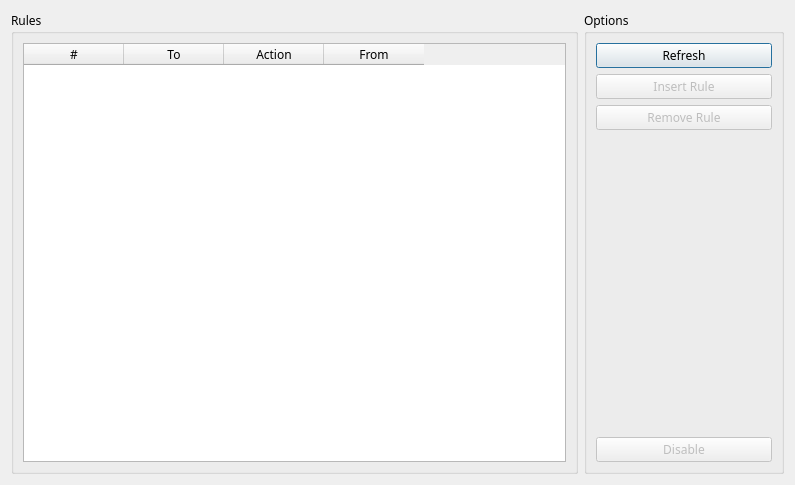
<?xml version="1.0" encoding="UTF-8"?>
<ui version="4.0">
 <class>DialogFirewall</class>
 <widget class="QDialog" name="DialogFirewall">
  <property name="geometry">
   <rect>
    <x>0</x>
    <y>0</y>
    <width>795</width>
    <height>485</height>
   </rect>
  </property>
  <property name="font">
   <font>
    <family>Ubuntu Mono</family>
   </font>
  </property>
  <property name="windowTitle">
   <string>Firewall (UFW)</string>
  </property>
  <layout class="QVBoxLayout" name="verticalLayout_2">
   <item>
    <layout class="QHBoxLayout" name="horizontalLayout">
     <item>
      <widget class="QGroupBox" name="groupBox_2">
       <property name="sizePolicy">
        <sizepolicy hsizetype="Preferred" vsizetype="Preferred">
         <horstretch>0</horstretch>
         <verstretch>0</verstretch>
        </sizepolicy>
       </property>
       <property name="maximumSize">
        <size>
         <width>16777215</width>
         <height>16777215</height>
        </size>
       </property>
       <property name="title">
        <string>Rules</string>
       </property>
       <layout class="QVBoxLayout" name="verticalLayout">
        <item>
         <widget class="QTableWidget" name="tableWidget">
          <property name="enabled">
           <bool>true</bool>
          </property>
          <property name="font">
           <font>
            <family>Ubuntu Mono</family>
           </font>
          </property>
          <property name="editTriggers">
           <set>QAbstractItemView::NoEditTriggers</set>
          </property>
          <property name="showDropIndicator" stdset="0">
           <bool>false</bool>
          </property>
          <property name="dragDropOverwriteMode">
           <bool>false</bool>
          </property>
          <property name="selectionMode">
           <enum>QAbstractItemView::SingleSelection</enum>
          </property>
          <property name="selectionBehavior">
           <enum>QAbstractItemView::SelectRows</enum>
          </property>
          <property name="showGrid">
           <bool>true</bool>
          </property>
          <column>
           <property name="text">
            <string notr="true">#</string>
           </property>
          </column>
          <column>
           <property name="text">
            <string>To</string>
           </property>
          </column>
          <column>
           <property name="text">
            <string>Action</string>
           </property>
          </column>
          <column>
           <property name="text">
            <string>From</string>
           </property>
          </column>
         </widget>
        </item>
       </layout>
      </widget>
     </item>
     <item>
      <widget class="QGroupBox" name="groupBox">
       <property name="sizePolicy">
        <sizepolicy hsizetype="Minimum" vsizetype="Preferred">
         <horstretch>0</horstretch>
         <verstretch>0</verstretch>
        </sizepolicy>
       </property>
       <property name="minimumSize">
        <size>
         <width>200</width>
         <height>0</height>
        </size>
       </property>
       <property name="maximumSize">
        <size>
         <width>200</width>
         <height>16777215</height>
        </size>
       </property>
       <property name="title">
        <string>Options</string>
       </property>
       <layout class="QVBoxLayout" name="verticalLayout_4">
        <item>
         <layout class="QVBoxLayout" name="verticalLayout_3">
          <item>
           <widget class="QPushButton" name="pushButton_refresh">
            <property name="text">
             <string>Refresh</string>
            </property>
            <property name="default">
             <bool>true</bool>
            </property>
           </widget>
          </item>
          <item>
           <widget class="QPushButton" name="pushButton_insert">
            <property name="enabled">
             <bool>false</bool>
            </property>
            <property name="text">
             <string>Insert Rule</string>
            </property>
           </widget>
          </item>
          <item>
           <widget class="QPushButton" name="pushButton_remove">
            <property name="enabled">
             <bool>false</bool>
            </property>
            <property name="text">
             <string>Remove Rule</string>
            </property>
            <property name="checkable">
             <bool>false</bool>
            </property>
            <property name="checked">
             <bool>false</bool>
            </property>
            <property name="autoDefault">
             <bool>false</bool>
            </property>
           </widget>
          </item>
          <item>
           <spacer name="verticalSpacer">
            <property name="orientation">
             <enum>Qt::Vertical</enum>
            </property>
            <property name="sizeHint" stdset="0">
             <size>
              <width>20</width>
              <height>40</height>
             </size>
            </property>
           </spacer>
          </item>
          <item>
           <widget class="QPushButton" name="pushButton_enabled">
            <property name="enabled">
             <bool>false</bool>
            </property>
            <property name="text">
             <string>Disable</string>
            </property>
           </widget>
          </item>
         </layout>
        </item>
       </layout>
      </widget>
     </item>
    </layout>
   </item>
  </layout>
 </widget>
 <tabstops>
  <tabstop>pushButton_refresh</tabstop>
  <tabstop>pushButton_insert</tabstop>
  <tabstop>pushButton_remove</tabstop>
  <tabstop>pushButton_enabled</tabstop>
  <tabstop>tableWidget</tabstop>
 </tabstops>
 <resources/>
 <connections/>
</ui>
